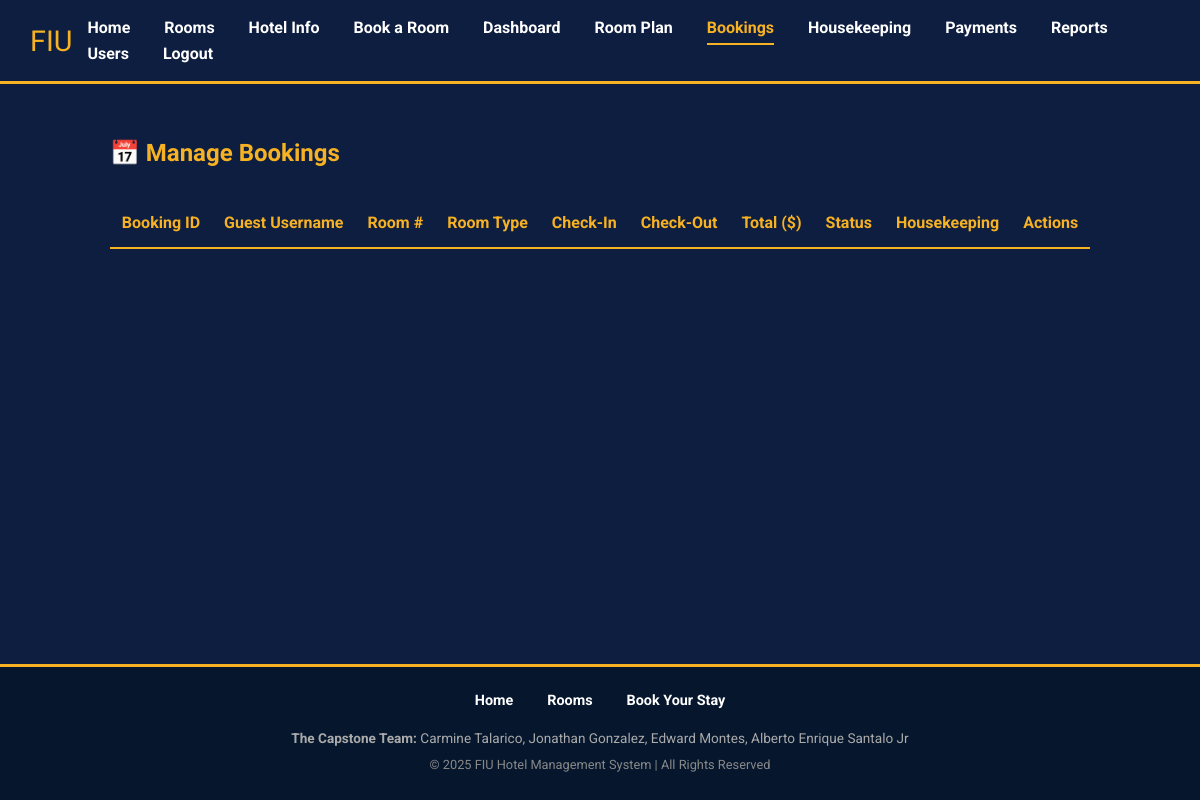
Page /admin_bookings.php (signed in) on the earlier database version.
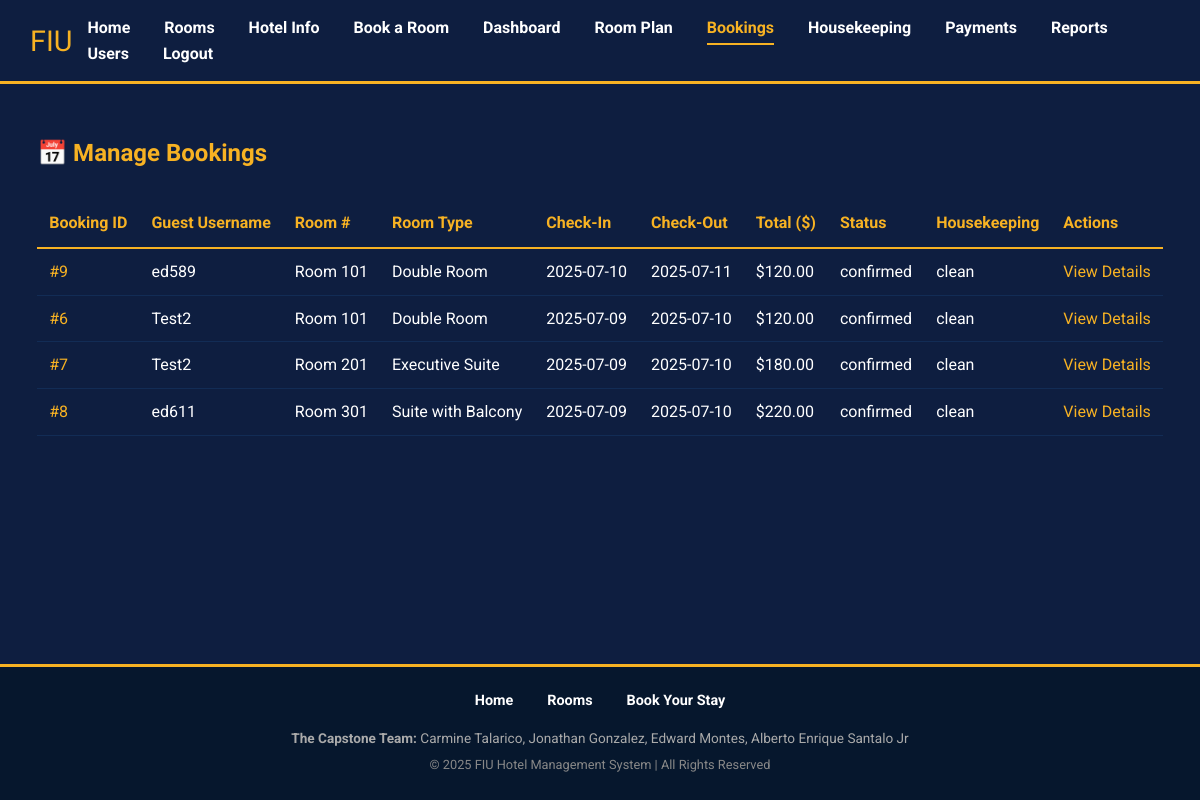
Same page on the later database version.
### tables this page shows
CREATE TABLE `bookings` (
  `id` int(11) NOT NULL,
  `user_id` int(11) NOT NULL,
  `room_id` int(11) NOT NULL,
  `check_in` date NOT NULL,
  `check_out` date NOT NULL,
  `total_price` decimal(10,2) DEFAULT 0.00,
  `status` enum('confirmed','checked-in','checked-out','cancelled') NOT NULL DEFAULT 'confirmed',
  `confirmation_number` varchar(20) NOT NULL,
  `source` varchar(50) NOT NULL DEFAULT 'Online',
  `created_at` timestamp NOT NULL DEFAULT current_timestamp()
);

CREATE TABLE `users` (
  `id` int(11) NOT NULL,
  `username` varchar(50) NOT NULL,
  `password` varchar(255) NOT NULL,
  `role` enum('admin','guest','friend') NOT NULL DEFAULT 'friend',
  `full_name` varchar(100) DEFAULT NULL,
  `email` varchar(100) DEFAULT NULL,
  `phone` varchar(20) DEFAULT NULL
);

CREATE TABLE `rooms` (
  `id` int(11) NOT NULL,
  `room_type` varchar(50) NOT NULL,
  `room_number` varchar(10) NOT NULL,
  `capacity` int(11) DEFAULT 2,
  `image_path` varchar(255) DEFAULT NULL,
  `status` enum('available','booked','maintenance') DEFAULT 'available',
  `housekeeping_status` enum('clean','dirty','maintenance') NOT NULL DEFAULT 'dirty'
);

### public/admin_bookings.php (the view, shortened to what this page needs)
<?php
require_once __DIR__ . '/../config/db.php';
require_once __DIR__ . '/../includes/header.php';
$sql = "SELECT b.id AS booking_id, u.username, r.room_number, r.room_type, r.housekeeping_status, b.check_in, b.check_out, b.total_price, b.status FROM bookings b JOIN users u ON b.user_id = u.id JOIN rooms r ON b.room_id = r.id ORDER BY b.check_in DESC";
$result = $conn->query($sql);
?>
<h2>📅 Manage Bookings</h2>
<table class="data-table">
    <thead>
        <tr>
            <th>Booking ID</th>
            <th>Guest Username</th>
            <th>Room #</th>
            <th>Room Type</th>
            <th>Check-In</th>
            <th>Check-Out</th>
            <th>Total ($)</th>
            <th>Status</th>
            <th>Housekeeping</th>
            <th>Actions</th>
        </tr>
    </thead>
    <tbody>
        <?php while ($row = $result->fetch_assoc()):
            $status_class = '';
        ?>
            <tr>
                <td>
                    <a href="admin_booking_detail.php?booking_id=<?= $row['booking_id'] ?>">
                        #<?= $row['booking_id'] ?>
                    </a>
                </td>
                <td><?= htmlspecialchars($row['username']) ?></td>
                <td>Room <?= htmlspecialchars($row['room_number']) ?></td>
                <td><?= htmlspecialchars($row['room_type']) ?></td>
                <td><?= htmlspecialchars($row['check_in']) ?></td>
                <td><?= htmlspecialchars($row['check_out']) ?></td>
                <td>$<?= number_format($row['total_price'], 2) ?></td>
                <td class="text-capitalize <?= $status_class ?>">
                    <?= htmlspecialchars($row['status'] ?? 'N/A') ?>
                </td>
                <td class="text-capitalize">
                    <?= htmlspecialchars($row['housekeeping_status'] ?? 'unknown') ?>
                </td>
                <td>
                    <a class="btn-link-style" href="admin_booking_detail.php?booking_id=<?= $row['booking_id'] ?>">View Details</a>
                </td>
            </tr>
        <?php endwhile; ?>
    </tbody>
</table>
<?php require_once __DIR__ . '/../includes/footer.php'; ?>

### includes/header.php (shortened to what this page needs)
<?php
$current_page = basename($_SERVER['PHP_SELF']);
?>
<!DOCTYPE html>
<html lang="en">
<head>
  <link rel="stylesheet" href="/assets/css/style.css">
</head>
<body class="<?= $current_page == 'index.php' ? 'homepage' : '' ?>">
<header class="main-header <?= $current_page == 'index.php' ? 'homepage-header' : '' ?>">
    <div class="header-content">
        <div class="logo">
            <a href="/index.php">FIU</a>
        </div>
        <nav>
            <a href="/index.php" class="<?= $current_page == 'index.php' ? 'active' : '' ?>">Home</a>
            <a href="/rooms.php" class="<?= $current_page == 'rooms.php' ? 'active' : '' ?>">Rooms</a>
            <a href="/hotel.php" class="<?= $current_page == 'hotel.php' ? 'active' : '' ?>">Hotel Info</a>
            <?php if (isset($_SESSION['user_id'])): ?>
                <?php $role = $_SESSION['role']; ?>
                <a href="/bookings.php" class="<?= $current_page == 'bookings.php' ? 'active' : '' ?>">Book a Room</a>
                <?php if (in_array($role, ['admin', 'manager'])): ?>
                    <a href="/admin_dashboard.php" class="<?= $current_page == 'admin_dashboard.php' ? 'active' : '' ?>">Dashboard</a>
                    <a href="/room_plan.php" class="<?= $current_page == 'room_plan.php' ? 'active' : '' ?>">Room Plan</a>
                    <a href="/admin_bookings.php" class="<?= $current_page == 'admin_bookings.php' ? 'active' : '' ?>">Bookings</a>
                    <a href="/housekeeping.php" class="<?= $current_page == 'housekeeping.php' ? 'active' : '' ?>">Housekeeping</a>
                    <a href="/payments.php" class="<?= $current_page == 'payments.php' ? 'active' : '' ?>">Payments</a>
                    <a href="/reports.php" class="<?= $current_page == 'reports.php' ? 'active' : '' ?>">Reports</a>
                    <?php if ($role === 'admin'): ?>
                        <a href="/users.php" class="<?= $current_page == 'users.php' ? 'active' : '' ?>">Users</a>
                    <?php endif; ?>
                <?php elseif ($role === 'guest'): ?>
                    <a href="/manage_reservations.php" class="<?= $current_page == 'manage_reservations.php' ? 'active' : '' ?>">My Reservations</a>
                <?php endif; ?>
                <a href="/api/logout.php">Logout</a>
            <?php else: ?>
                <a href="/login.php" class="<?= $current_page == 'login.php' ? 'active' : '' ?>">Login</a>
                <a href="/register.php" class="<?= $current_page == 'register.php' ? 'active' : '' ?>">Register</a>
            <?php endif; ?>
        </nav>
    </div>
</header>
<div class="container">

### includes/footer.php (shortened to what this page needs)
</div> <footer class="main-footer">
    <div class="footer-content">
        <div class="footer-links">
            <a href="/index.php">Home</a>
            <a href="/rooms.php">Rooms</a>
            <a href="/bookings.php">Book Your Stay</a>
        </div>
        <div class="footer-info">
            <p><strong>The Capstone Team:</strong> Carmine Talarico, Jonathan Gonzalez, Edward Montes, Alberto Enrique Santalo Jr</p>
            <p class="copyright">&copy; <?php echo date("Y"); ?> FIU Hotel Management System | All Rights Reserved</p>
        </div>
    </div>
</footer>
</body>
</html>

### public/assets/css/style.css (style rules this page uses)
body, h1, h2, h3, p, a, ul, li, table, input, select, button, textarea, label { margin: 0; padding: 0; box-sizing: border-box; font-family: 'Roboto', sans-serif; }
body { background-color: #0E1E40; color: #ffffff; line-height: 1.6; display: flex; flex-direction: column; min-height: 100vh; }
h1, h2, h3 { font-family: 'Orbitron', sans-serif; color: #F7B223; margin-bottom: 1rem; }
p { margin-bottom: 1rem; }
a { color: #F7B223; text-decoration: none; }
.container { flex-grow: 1; max-width: 1200px; margin: 30px auto 60px; padding: 20px; }
.main-header { background-color: #0E1E40; position: static; border-bottom: 3px solid #F7B223; }
.header-content { display: flex; justify-content: space-between; align-items: center; padding: 15px 30px; max-width: 1400px; margin: 0 auto; }
.logo a { font-family: 'Orbitron', sans-serif; font-size: 1.8rem; color: #F7B223; text-decoration: none; }
nav a { color: #fff; text-decoration: none; margin: 0 15px; padding: 8px 0; font-weight: bold; position: relative; }
nav a::after { content: ''; position: absolute; width: 100%; transform: scaleX(0); height: 2px; bottom: 0; left: 0; background-color: #F7B223; transform-origin: bottom right; transition: transform 0.25s ease-out; }
nav a:hover, nav a.active { color: #F7B223; }
nav a.active::after { transform: scaleX(1); transform-origin: bottom left; }
.data-table { width: 100%; border-collapse: collapse; margin-top: 25px; color: #ffffff; background-color: transparent; }
.data-table th { color: #F7B223; padding: 12px; text-align: left; border-bottom: 2px solid #F7B223; }
.data-table td { padding: 10px 12px; border-bottom: 1px solid #122C55; vertical-align: middle; }
.main-footer { background-color: #06172D; color: #ccc; padding: 20px 30px; margin-top: auto; border-top: 3px solid #F7B223; text-align: center; }
.footer-content { max-width: 1200px; margin: 0 auto; }
.footer-links { margin-bottom: 15px; }
.footer-links a { color: #fff; font-weight: bold; margin: 0 15px; font-size: 0.9rem; }
.footer-info p { margin: 5px 0; font-size: 0.85rem; color: #aaa; }
.footer-info .copyright { font-size: 0.8rem; color: #888; }

Differences in the rows shown:
added bookings: id "9", user.username "ed589", room.room_number "101", room.room_type "Double Room", check_in "2025-07-10", check_out "2025-07-11", total_price "120.00", status "confirmed", room.housekeeping_status "clean"
added bookings: id "6", user.username "Test2", room.room_number "101", room.room_type "Double Room", check_in "2025-07-09", check_out "2025-07-10", total_price "120.00", status "confirmed", room.housekeeping_status "clean"
added bookings: id "7", user.username "Test2", room.room_number "201", room.room_type "Executive Suite", check_in "2025-07-09", check_out "2025-07-10", total_price "180.00", status "confirmed", room.housekeeping_status "clean"
added bookings: id "8", user.username "ed611", room.room_number "301", room.room_type "Suite with Balcony", check_in "2025-07-09", check_out "2025-07-10", total_price "220.00", status "confirmed", room.housekeeping_status "clean"
